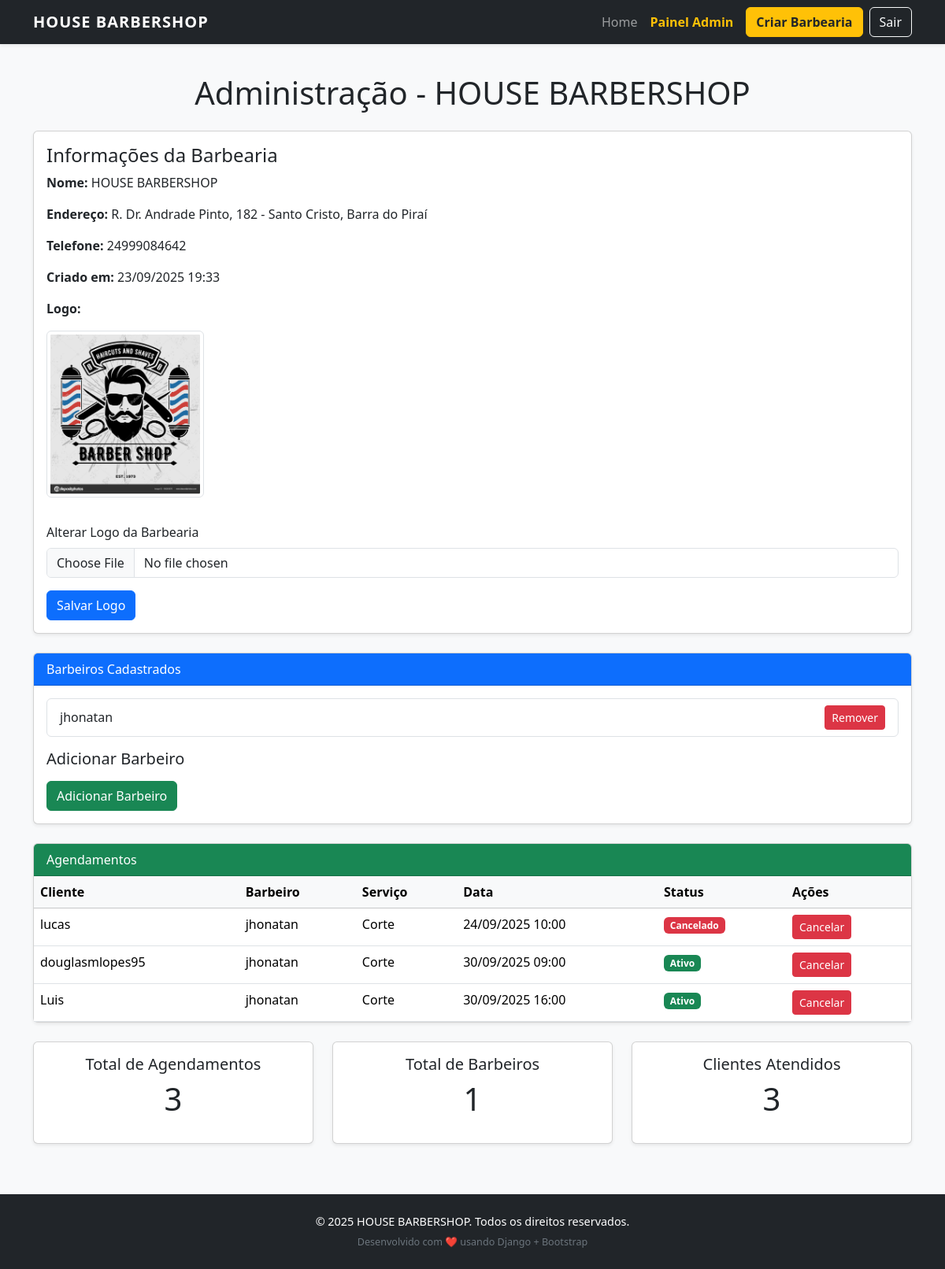
The page /dashboard/admin/ (signed in) on the database its author committed.
### agenda/models.py (models this page shows, shortened)
class Barbearia(models.Model):
    nome = models.CharField("Nome da Barbearia", max_length=150)
    descricao = models.TextField("Descrição", blank=True, null=True)
    endereco = models.CharField("Endereço", max_length=255, blank=True, null=True)
    telefone = models.CharField("Telefone", max_length=20, blank=True, null=True)
    logo = models.ImageField("Logotipo", upload_to='logos/', blank=True, null=True)
    criado_em = models.DateTimeField("Criado em", auto_now_add=True)
    class Meta:
        verbose_name = "Barbearia"
        verbose_name_plural = "Barbearias"
        ordering = ["nome"]

class Usuario(AbstractUser):
    TIPO_CHOICES = (
        ("cliente", "Cliente"),
        ("barbeiro", "Barbeiro"),
        ("admin_barbearia", "Administrador da Barbearia"),
        ("superadmin", "Super Administrador"),
    )
    tipo = models.CharField("Tipo de Usuário", max_length=20, choices=TIPO_CHOICES, default="cliente")
    barbearia = models.ForeignKey(
        Barbearia,
        on_delete=models.SET_NULL,
        null=True,
        blank=True,
        related_name="usuarios",
        verbose_name="Barbearia"
    )
    apelido = models.CharField("Apelido", max_length=50, blank=True, null=True)
    telefone = models.CharField("Telefone", max_length=20, blank=True, null=True)
    cpf = models.CharField("CPF", max_length=14, blank=True, null=True)
    rg = models.CharField("RG", max_length=20, blank=True, null=True)
    sexo = models.CharField(
        "Sexo",
        max_length=10,
        choices=(('M', 'Masculino'), ('F', 'Feminino')),
        blank=True,
        null=True
    )
    data_nascimento = models.DateField("Data de Nascimento", blank=True, null=True)
    estado = models.CharField("Estado", max_length=50, blank=True, null=True)
    cidade = models.CharField("Cidade", max_length=50, blank=True, null=True)
    bairro = models.CharField("Bairro", max_length=50, blank=True, null=True)
    rua = models.CharField("Rua", max_length=100, blank=True, null=True)
    cep = models.CharField("CEP", max_length=10, blank=True, null=True)
    numero = models.CharField("Número", max_length=10, blank=True, null=True)
    complemento = models.CharField("Complemento", max_length=50, blank=True, null=True)
    observacao = models.TextField("Observação", blank=True, null=True)
    foto = models.ImageField("Foto", upload_to='fotos_barbeiro/', blank=True, null=True)
    comissao = models.DecimalField("Comissão (%)", max_digits=5, decimal_places=2, default=0.0)
    class Meta:
        verbose_name = "Usuário"
        verbose_name_plural = "Usuários"
        ordering = ["username"]

class Agendamento(models.Model):
    STATUS_CHOICES = (
        ("ativo", "Ativo"),
        ("cancelado", "Cancelado"),
    )
    barbearia = models.ForeignKey(
        Barbearia,
        on_delete=models.CASCADE,
        related_name="agendamentos",
        verbose_name="Barbearia"
    )
    cliente = models.ForeignKey(
        Usuario,
        on_delete=models.CASCADE,
        related_name="agendamentos_cliente",
        verbose_name="Cliente"
    )
    barbeiro = models.ForeignKey(
        Usuario,
        on_delete=models.CASCADE,
        related_name="agendamentos_barbeiro",
        verbose_name="Barbeiro"
    )
    servico = models.ForeignKey(
        Servico,
        on_delete=models.SET_NULL,
        null=True,
        related_name="agendamentos",
        verbose_name="Serviço"
    )
    data = models.DateTimeField("Data e Hora")
    criado_em = models.DateTimeField("Criado em", auto_now_add=True)
    status = models.CharField("Status", max_length=20, choices=STATUS_CHOICES, default="ativo")
    mensagem_cancelamento = models.TextField("Mensagem de Cancelamento", blank=True, null=True)
    class Meta:
        verbose_name = "Agendamento"
        verbose_name_plural = "Agendamentos"
        ordering = ["-data"]

class Servico(models.Model):
    barbearia = models.ForeignKey(
        Barbearia,
        on_delete=models.CASCADE,
        related_name="servicos",
        verbose_name="Barbearia"
    )
    barbeiro = models.ForeignKey(
        Usuario,
        on_delete=models.CASCADE,
        related_name="servicos",
        verbose_name="Barbeiro"
    )
    nome = models.CharField("Nome do Serviço", max_length=100)
    preco = models.DecimalField("Preço (R$)", max_digits=8, decimal_places=2)
    duracao = models.DurationField("Duração", help_text="Informe no formato HH:MM:SS")
    class Meta:
        verbose_name = "Serviço"
        verbose_name_plural = "Serviços"
        ordering = ["nome"]

### agenda/views.py (the view, shortened to what this page needs)
# urls.py: path("dashboard/admin/", views.dashboard_admin, name="dashboard_admin"),
@login_required
def dashboard_admin(request):
    if request.user.tipo not in ["admin_barbearia", "superadmin"]:
        return redirect("agenda:home")
    barbearia = request.user.barbearia
    if not barbearia:
        return redirect("agenda:home")
    agendamentos = Agendamento.objects.filter(barbearia=barbearia).order_by("data")
    barbeiros = Usuario.objects.filter(barbearia=barbearia, tipo="barbeiro")
    servicos = Servico.objects.filter(barbearia=barbearia)
    disponibilidades = Disponibilidade.objects.filter(barbeiro__in=barbeiros).order_by("dia", "hora_inicio")
    clientes_ids = set(ag.cliente.id for ag in agendamentos)
    total_clientes = len(clientes_ids)
    form_servico = ServicoForm()
    return render(
        request,
        "dashboard_admin.html",
        {
            "barbearia": barbearia,
            "agendamentos": agendamentos,
            "barbeiros": barbeiros,
            "servicos": servicos,
            "disponibilidades": disponibilidades,
            "form_servico": form_servico,
            "total_clientes": total_clientes
        },
    )

### agenda/forms.py
class ServicoForm(forms.ModelForm):
    class Meta:
        model = Servico
        fields = ["nome", "preco", "duracao"]
        widgets = {
            "nome": forms.TextInput(attrs={"class": "form-control"}),
            "preco": forms.NumberInput(attrs={"class": "form-control"}),
            "duracao": forms.TextInput(attrs={"class": "form-control", "placeholder": "HH:MM:SS"}),
        }

### templates/dashboard_admin.html (shortened to what this page needs)
{% extends "base.html" %}
{% block content %}
<div class="container my-4">
  <h1 class="text-center mb-4">Administração - {{ barbearia.nome }}</h1>
  <div class="card mb-4 shadow-sm">
    <div class="card-body">
      <h4 class="card-title">Informações da Barbearia</h4>
      <p><strong>Nome:</strong> {{ barbearia.nome }}</p>
      <p><strong>Endereço:</strong> {{ barbearia.endereco }}</p>
      <p><strong>Telefone:</strong> {{ barbearia.telefone }}</p>
      <p><strong>Criado em:</strong> {{ barbearia.criado_em|date:"d/m/Y H:i" }}</p>
      {% if barbearia.logo %}
        <p><strong>Logo:</strong></p>
        <img src="{{ barbearia.logo.url }}" alt="Logo" class="img-thumbnail mb-3" style="max-width:200px;">
      {% endif %}
      <form method="post" enctype="multipart/form-data" class="mt-3">
        <div class="mb-3">
          <label for="id_logo" class="form-label">Alterar Logo da Barbearia</label>
          <input type="file" name="logo" id="id_logo" class="form-control">
        </div>
        <button type="submit" name="update_logo" class="btn btn-primary">Salvar Logo</button>
      </form>
    </div>
  </div>
  <div class="card mb-4 shadow-sm">
    <div class="card-header bg-primary text-white">
      Barbeiros Cadastrados
    </div>
    <div class="card-body">
      <ul class="list-group mb-3">
        {% for b in barbeiros %}
          <li class="list-group-item d-flex justify-content-between align-items-center">
            {{ b.username }}{% if b.get_full_name %} ({{ b.get_full_name }}){% endif %}
            <div>
              <form method="post" action="{% url 'agenda:remover_barbeiro' b.id %}" style="display:inline;">
                <button class="btn btn-sm btn-danger">Remover</button>
              </form>
            </div>
          </li>
        {% empty %}
          <li class="list-group-item">Nenhum barbeiro cadastrado ainda.</li>
        {% endfor %}
      </ul>
      <h5 class="mb-3">Adicionar Barbeiro</h5>
      <form method="get" action="/registro/barbeiro/">
        <button type="submit" class="btn btn-success">Adicionar Barbeiro</button>
      </form>
    </div>
  </div>
  <div class="card mb-4 shadow-sm">
    <div class="card-header bg-success text-white">
      Agendamentos
    </div>
    <div class="table-responsive">
      <table class="table table-hover mb-0">
        <thead class="table-light">
          <tr>
            <th>Cliente</th>
            <th>Barbeiro</th>
            <th>Serviço</th>
            <th>Data</th>
            <th>Status</th>
            <th>Ações</th>
          </tr>
        </thead>
        <tbody>
          {% for ag in agendamentos %}
            <tr>
              <td>{{ ag.cliente.username }}</td>
              <td>{{ ag.barbeiro.username }}</td>
              <td>{% if ag.servico %}{{ ag.servico.nome }}{% else %}-{% endif %}</td>
              <td>{{ ag.data|date:"d/m/Y H:i" }}</td>
              <td>
                {% if ag.status == "ativo" %}
                  <span class="badge bg-success">Ativo</span>
                {% elif ag.status == "cancelado" %}
                  <span class="badge bg-danger">Cancelado</span>
                {% else %}
                  <span class="badge bg-secondary">{{ ag.status }}</span>
                {% endif %}
              </td>
              <td>
                <a href="{% url 'agenda:cancelar_agendamento' ag.id %}" class="btn btn-sm btn-danger">Cancelar</a>
              </td>
            </tr>
          {% empty %}
            <tr>
              <td colspan="6" class="text-center">Nenhum agendamento encontrado.</td>
            </tr>
          {% endfor %}
        </tbody>
      </table>
    </div>
  </div>
  <div class="row">
    <div class="col-md-4 mb-3">
      <div class="card text-center h-100 shadow-sm">
        <div class="card-body">
          <h5>Total de Agendamentos</h5>
          <p class="display-6">{{ agendamentos|length }}</p>
        </div>
      </div>
    </div>
    <div class="col-md-4 mb-3">
      <div class="card text-center h-100 shadow-sm">
        <div class="card-body">
          <h5>Total de Barbeiros</h5>
          <p class="display-6">{{ barbeiros|length }}</p>
        </div>
      </div>
    </div>
    <div class="col-md-4 mb-3">
      <div class="card text-center h-100 shadow-sm">
        <div class="card-body">
          <h5>Clientes Atendidos</h5>
          <p class="display-6">{{ total_clientes }}</p>
        </div>
      </div>
    </div>
  </div>
</div>
{% endblock %}

### templates/base.html (style rules this page uses)
body { padding-top: 70px; background-color: #f8f9fa; font-family: 'Segoe UI', Tahoma, Geneva, Verdana, sans-serif; }

### rows shown on the page
Barbearia: nome "HOUSE BARBERSHOP", endereco "R. Dr. Andrade Pinto, 182 - Santo Cristo, Barra do Piraí", telefone "24999084642", criado_em "23/09/2025 19:33", logo (picture)
Usuario: username "jhonatan"
Agendamento: cliente.username "lucas", barbeiro.username "jhonatan", servico.nome "Corte", data "24/09/2025 10:00", status "Cancelado"
Agendamento: cliente.username "douglasmlopes95", barbeiro.username "jhonatan", servico.nome "Corte", data "30/09/2025 09:00", status "Ativo"
Agendamento: cliente.username "Luis", barbeiro.username "jhonatan", servico.nome "Corte", data "30/09/2025 16:00", status "Ativo"

### other values the page prints
{{ agendamentos|length }} "3"
{{ barbeiros|length }} "1"
{{ total_clientes }} "3"
